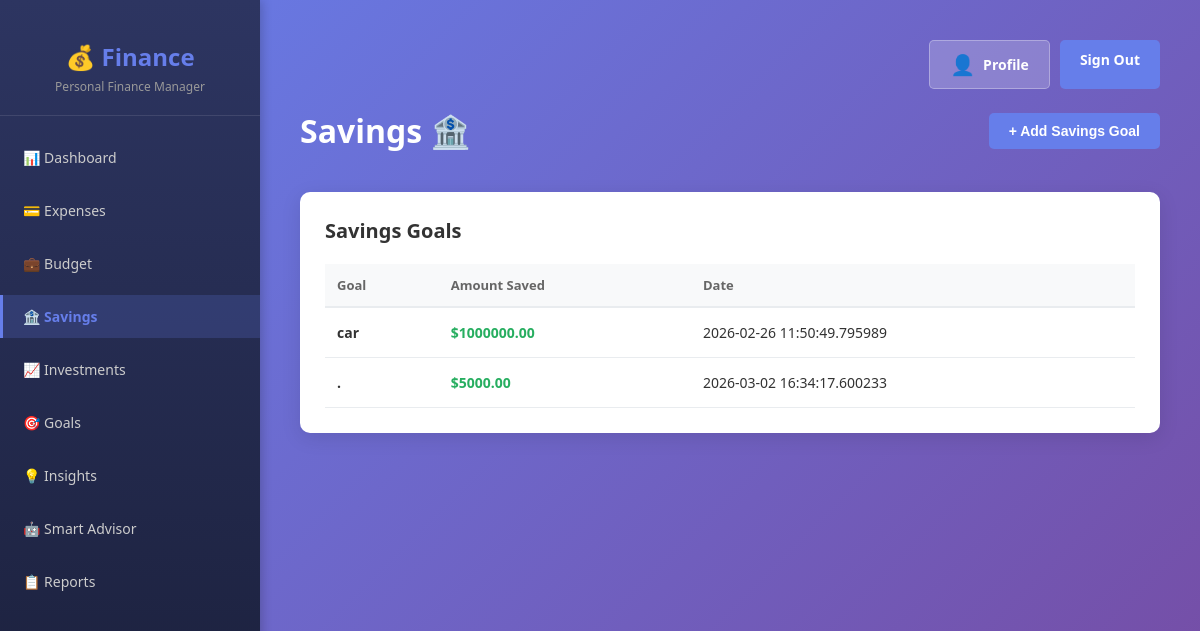
The app's page /saving/ (signed in) with its own data.
### app.py (models this page shows)
class Saving(db.Model):
    id = db.Column(db.Integer, primary_key=True)
    goal = db.Column(db.String(50), nullable=False)
    amount = db.Column(db.Float, nullable=False)

### routes/saving_routes.py (the view)
@saving_bp.route("/", methods=["GET", "POST"])
@login_required
def saving():
    if request.method == "POST":
        goal = request.form["goal"]
        amount = float(request.form["amount"])
        SavingService.add_saving(current_user.id, goal, amount)
        return redirect(url_for("saving.saving"))
    savings = SavingService.get_all_savings(current_user.id)
    return render_template("saving.html", savings=savings)

### finance-app.py (called while the page is built)
@login_manager.user_loader
def load_user(user_id):
    return User.query.get(int(user_id))

### services/saving_service.py (called while the page is built)
    @staticmethod
    def get_all_savings(user_id):
        return Saving.query.filter_by(user_id=user_id).all()

### templates/saving.html (shortened to what this page needs)
{% extends "base.html" %}
{% block content %}
<div class="header">
    <h1>Savings 🏦</h1>
    <div class="header-actions">
        <button class="btn btn-primary" onclick="toggleForm('addForm')">+ Add Savings Goal</button>
    </div>
</div>
<div class="table-section">
    <h2>Savings Goals</h2>
    {% if savings %}
    <table>
        <thead>
            <tr>
                <th>Goal</th>
                <th>Amount Saved</th>
                <th>Date</th>
            </tr>
        </thead>
        <tbody>
            {% for saving in savings %}
            <tr>
                <td><strong>{{ saving.goal }}</strong></td>
                <td class="amount-saving">${{ "%.2f"|format(saving.amount) }}</td>
                <td>{{ saving.date if saving.date else 'N/A' }}</td>
            </tr>
            {% endfor %}
        </tbody>
    </table>
    {% else %}
    <div class="empty-state">
        <div class="empty-state-icon">🏦</div>
        <p>No savings goals set yet</p>
        <button class="btn btn-primary" onclick="toggleForm('addForm')">Create First Savings Goal</button>
    </div>
    {% endif %}
</div>
{% endblock %}

### templates/base.html (style rules this page uses)
* { margin: 0; padding: 0; box-sizing: border-box; }
body { font-family: 'Segoe UI', Tahoma, Geneva, Verdana, sans-serif; background: linear-gradient(135deg, #667eea 0%, #764ba2 100%); min-height: 100vh; color: #333; }
.header { display: flex; justify-content: space-between; align-items: center; margin-bottom: 40px; }
.header h1 { color: white; font-size: 32px; font-weight: 700; }
.header-actions { display: flex; gap: 10px; }
.btn { padding: 10px 20px; border: none; border-radius: 5px; cursor: pointer; font-size: 14px; font-weight: 600; transition: all 0.3s ease; text-decoration: none; display: inline-block; }
.btn-primary { background: #667eea; color: white; }
.table-section { background: white; border-radius: 10px; padding: 25px; box-shadow: 0 5px 20px rgba(0, 0, 0, 0.1); }
.table-section h2 { font-size: 20px; font-weight: 600; margin-bottom: 20px; color: #333; }
table { width: 100%; border-collapse: collapse; }
th { background: #f8f9fa; padding: 12px; text-align: left; font-weight: 600; color: #666; border-bottom: 2px solid #e9ecef; font-size: 13px; }
td { padding: 15px 12px; border-bottom: 1px solid #e9ecef; font-size: 14px; }

### templates/saving.html (style rules this page uses)
.amount-saving { color: #27ae60; font-weight: 700; }

### records on screen
Saving: goal "car", amount "1000000.00", date "2026-02-26 11:50:49.795989"
Saving: goal ".", amount "5000.00", date "2026-03-02 16:34:17.600233"
